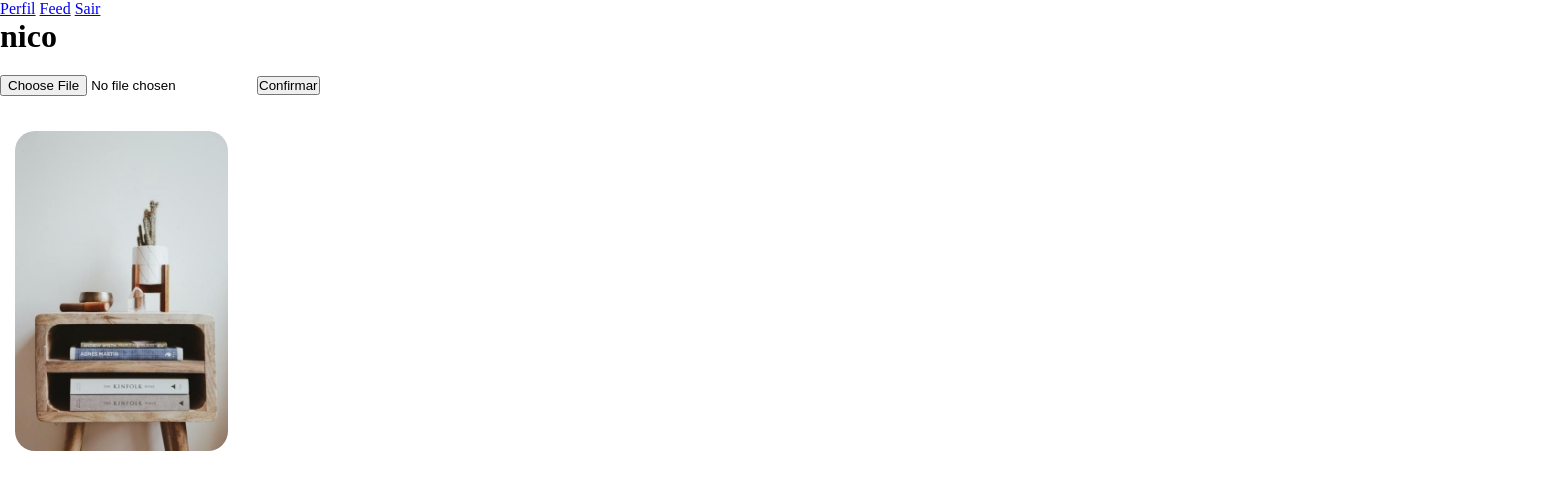
Before: /perfil/nico (signed in) with the older database file.
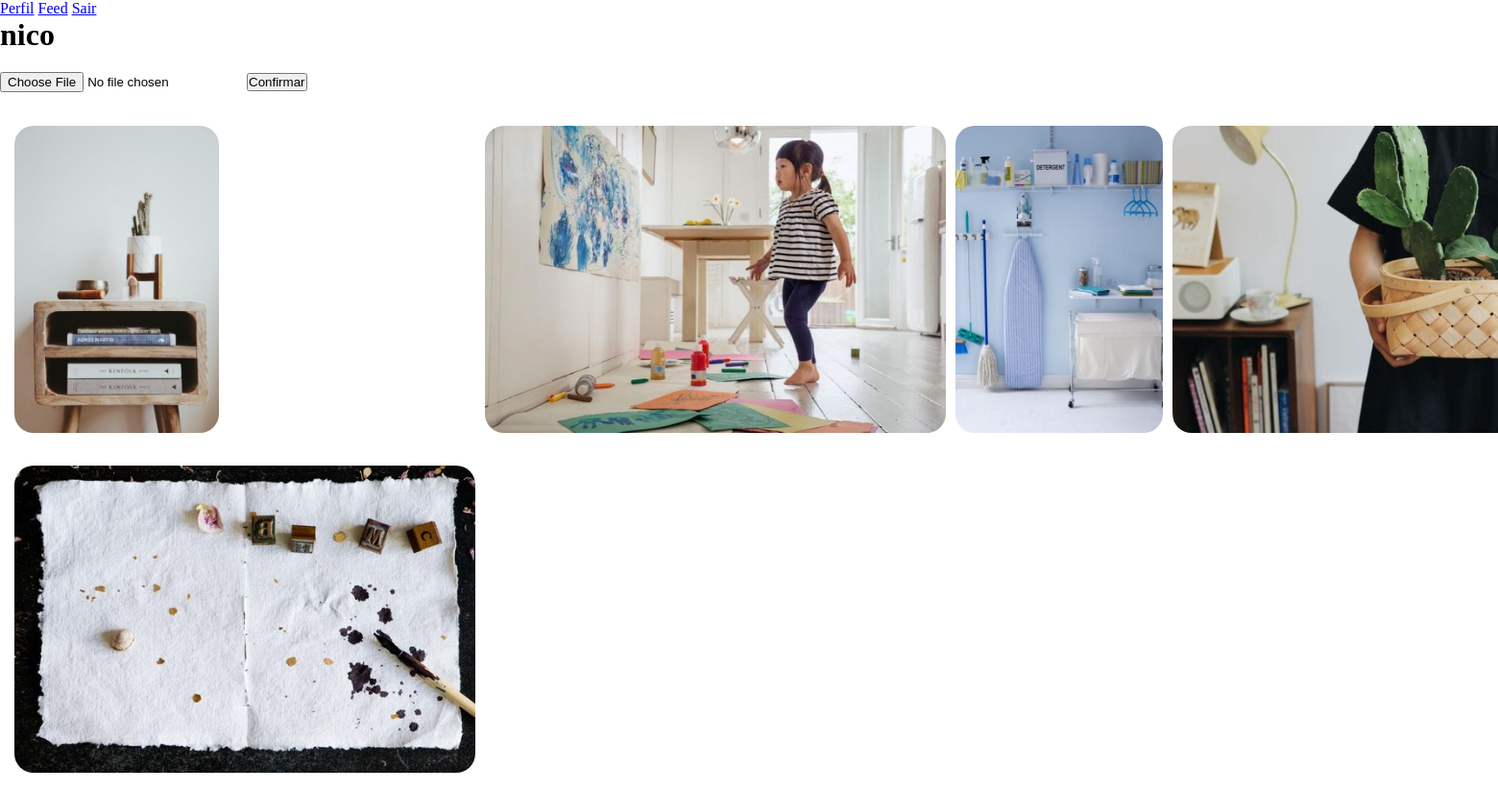
After: the same page with the newer database file.
### scripts/models.py (models this page shows)
class Usuario(database.Model, UserMixin):
    id = database.Column(database.Integer, primary_key=True)
    user_name = database.Column(database.String, nullable=False, unique=True)
    e_mail = database.Column(database.String, nullable=False, unique=True)
    password = database.Column(database.String, nullable=False)
    posts = database.relationship('Post', backref='usuario', lazy=True)

class Post(database.Model):
    id = database.Column(database.Integer, primary_key=True)
    imagem = database.Column(database.String, default='default.png')
    data_criacao = database.Column(database.DateTime, nullable=False, default=datetime.utcnow())
    id_usuario = database.Column(database.Integer, database.ForeignKey('usuario.id'), nullable=False)

### scripts/routes.py (the view, shortened to what this page needs)
@app.route('/perfil/<usuarioX>', methods=['GET', 'POST'])
@login_required
def page_perfil(usuarioX):
    form_post = FormPost()
    if usuarioX == current_user.user_name:
        return render_template('perfil.html', usuario=current_user, formPy=form_post)
    else:
        User = Usuario.query.filter_by(user_name=usuarioX).first()
        if User:
            return render_template('perfil.html', usuario=User, formPy = None)
        else:
            return redirect(url_for('sair'))

### scripts/forms.py
class FormPost(FlaskForm):
    imagem = FileField('Adicionar imagem', validators=[DataRequired()])
    botao_submit = SubmitField('Confirmar')

### scripts/models.py (called while the page is built)
@login_gerenciador.user_loader
def load_user(id_user):
    return Usuario.query.get(int(id_user))

### scripts/templates/perfil.html (shortened to what this page needs)
<!DOCTYPE html>
<html lang="pt-br">
<head>
    <link rel="stylesheet" href="{{ url_for('static', filename='css/perfil.css') }}">
</head>
<body>
    <nav>
        <a href="{{ url_for('page_perfil', usuarioX=current_user.user_name) }}">Perfil</a>
        <a href="{{ url_for('timeline') }}">Feed</a>
        <a href="{{ url_for('sair') }}">Sair</a>
    </nav>
    <div class="container">
        <h1>{{ usuario.user_name }}</h1>
        {% if formPy %}
            <form method="post" enctype="multipart/form-data">
                {{ formPy.imagem }}
                {{ formPy.botao_submit }}
            </form>
        {% endif %}
        <div class="painel_fotos">
            {% for post in usuario.posts %}
                <div class="foto">
                    <img src="{{ url_for('static', filename='img_posts/{}'.format(post.imagem)) }}">
                </div>
            {% endfor %}
        </div>
    </div>
</body>
</html>

### scripts/static/css/perfil.css (style rules this page uses)
* { margin: 0px; padding: 0px; }
.container { display: flex; flex-direction: column; row-gap: 20px; }
.painel_fotos { display: grid; grid-template-columns: 1fr 1fr 1fr 1fr 1fr; width: 100%; max-width: 100vw; column-gap: 10px; row-gap: 30px; padding: 15px; box-sizing: border-box; }
.foto img { border-radius: 20px; height: 40vh; object-fit: cover; }

Changed rows visible on the page:
added Post: imagem (picture)
added Post: imagem (picture)
added Post: imagem (picture)
added Post: imagem (picture)
